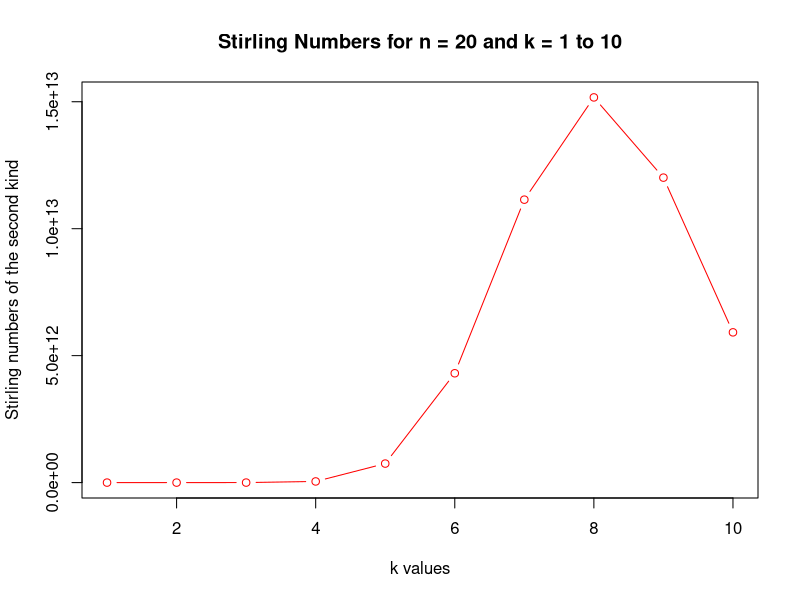

Recreate this plot in R.
strNum = function(n,k){
  #
  strNum = 0
  summation = 0
  loop = c(rep(1:k))
  for (i in loop){
    comb = factorial(k)/(factorial(k-i) * factorial(i))
    temp = ((-1) ^ (k - i)) * comb * (i^n)
    summation = summation + temp
  }
  strNum = (1/factorial(k)) * summation
  return(strNum)
}
Stirling = function(n){
  stirlingNum = 0
  for (k in c(rep(1:10))){
    stirlingNum[k] = strNum(n,k)
  }
  return(stirlingNum)
}
numbers = Stirling(20)
plot(1:10,numbers,main="Stirling Numbers for n = 20 and k = 1 to 10"
     ,xlab="k values", ylab = "Stirling numbers of the second kind",type="b",col = "red")
